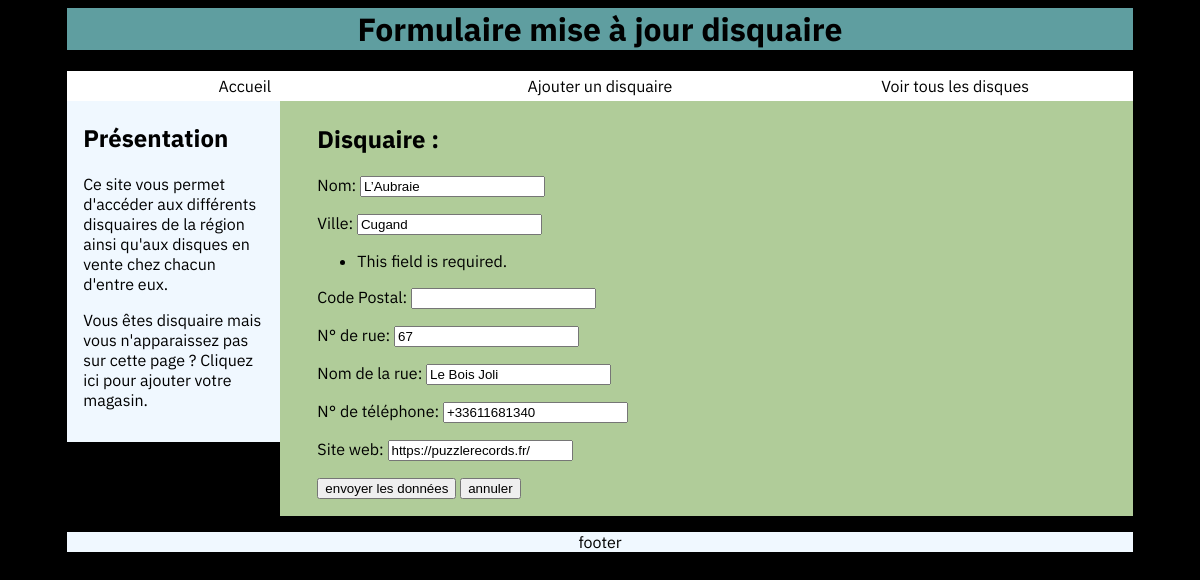
Screenshot of /disque/updatedisquaire/1/ with the database file from the repository.
### disque/models.py (models this page shows, shortened)
class Disquaire(models.Model):
    nom = models.CharField(max_length=100)
    ville = models.CharField(max_length=100)
    cp = models.IntegerField(blank=False)
    nom_rue = models.CharField(max_length=100)
    num_rue = models.IntegerField(blank=False)
    num_tel = PhoneNumberField(blank=True)
    site = models.URLField(blank=True)
    def dico(self):
        return {'nom': self.nom, 'ville': self.ville, 'nom_rue': self.nom_rue, 'num_rue': self.num_rue, 'num_tel':self.num_tel, 'site':self.site}

### disque/views.py (the view)
# urls.py: path('updatedisquaire/<int:id>/', views.updatedisquaire),
def updatedisquaire(request, id):
    disquaire = models.Disquaire.objects.get(pk=id)
    lform = DisquaireForm(disquaire.dico())
    return render(request, "disque/updatedisquaire.html", {"form": lform, "id" : id})

### disque/forms.py
class DisquaireForm(ModelForm):
    class Meta:
        model = models.Disquaire
        fields = ('nom', 'ville', 'cp', 'num_rue', 'nom_rue', 'num_tel', 'site')
        labels = {
            'nom' : _('Nom'),
            'ville' : _('Ville'),
            'cp' : _('Code Postal'),
            'num_rue' : _('N° de rue'),
            'nom_rue' : _('Nom de la rue'),
            'num_tel' : _('N° de téléphone'),
            'site' : _('Site web')
        }

### disque/templates/disque/updatedisquaire.html (shortened to what this page needs)
{% extends "disque/main.html" %}
    {% block super %}
        {% block h1 %} Formulaire mise à jour disquaire {% endblock %}
            {% block section %}
                {% block content %}
                <article class="formulaire">
                    <h2>Disquaire {{disquaire.id}} :</h2>
                    <form method="post" action="/disque/traitementupdatedisquaire/{{id}}">
                    {{ form.as_p }}
                        <input type="submit" value="envoyer les données">
                        <a href="/disque/main/"><button>annuler</button></a>
                    </form>
                </article>
                {% endblock %}
                {% endblock %}
            {% endblock %}

### disque/static/disque/index.css (style rules this page uses)
html { font-family: 'IBM Plex Sans', sans-serif; background-color: black; }
section > article { display: inline-block; width: 45%; box-sizing: border-box; padding: 2%; margin:15px; margin-bottom: 5px; border: 1px outset black; border-radius: 5px; }
a:link, a:visited, a:active, a:hover { text-decoration: none; color:black; }
h2 { margin-top: 5px; }
section > .formulaire { width: 95%; border: 0px; border-radius: 0px; margin: auto; margin-left: 20px; }

### rows the page displays
Disquaire: nom "L’Aubraie", ville "Cugand", num_rue "67", nom_rue "Le Bois Joli", num_tel "+33611681340", site "https://puzzlerecords.fr/"
